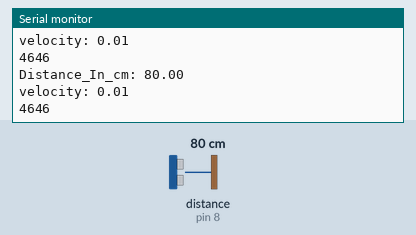
Recording of a sketch running on a simulated Arduino Uno, built with avr-gcc and run on an emulated ATmega328P. Parts: the last lines printed to the serial monitor. Wiring (inferred from the names in the program): ultrasonic range finder: trigger pin 7; echo pin 8. The inputs (shaded band) are chosen by the test bench; at power-on: distance to the obstacle (sensor on pin 8) 80 cm. The echo pulse lasts 58.3 µs per cm.

Above: at 2.8 s.
2.9 s: distance to the obstacle (sensor on pin 8) set to 2 cm
At 4.8 s:
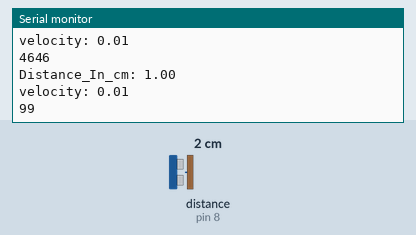
5.6 s: distance to the obstacle (sensor on pin 8) set to 4 cm
At 6.4 s:
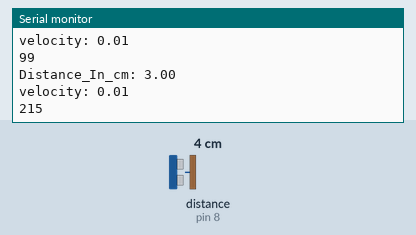
Timing chart, 0 to 8.6 s (numbered marks = the images above; inputs shaded):
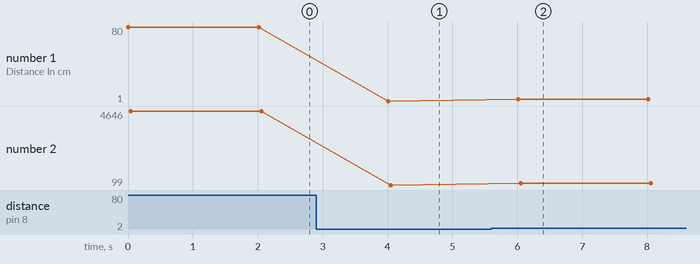

The sketch:

velocity.ino
```cpp
const int trigPin = 7;
const int echoPin = 8;


long duration1, duration2;
float distance, velocity;

void setup() {
pinMode(trigPin, OUTPUT);
pinMode(echoPin, INPUT);
Serial.begin(9600);
}

void loop()
{

  digitalWrite(trigPin, LOW);
  delayMicroseconds(2);

  digitalWrite(trigPin, HIGH);
  delayMicroseconds(10);

  digitalWrite(trigPin, LOW);
 // duration1= pulseIn(echoPin, LOW);
  duration2 = pulseIn(echoPin, HIGH);
  distance= duration2/29/2;
  Serial.print("Distance_In_cm: ");
  Serial.println(distance);
  velocity= (distance/2)/(duration2);
Serial.print("velocity: ");
Serial.println(velocity);
//Serial.println(duration1);
Serial.println(duration2);
delay(2000);
}
```

Measured:
- after the input at 2.9 s, the serial monitor: prints a new line after 1.1 s (image 1)
- after the input at 5.6 s, the serial monitor: prints a new line after 0.42 s (image 2)
- plotted number 1: 80 → 1 after the input at 2.9 s, 1 → 3 after the input at 5.6 s
- plotted number 2: 4646 → 99 after the input at 2.9 s, 99 → 216 after the input at 5.6 s
